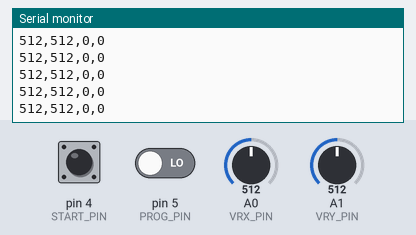
The sketch below on a simulated Arduino Uno, built with avr-gcc and run on an emulated ATmega328P. Parts: the last lines printed to the serial monitor. The inputs (shaded band) are chosen by the test bench; at power-on: A0 (VRX_PIN) = 512, pin 4 (START_PIN) HIGH, pin 5 (PROG_PIN) LOW, A1 (VRY_PIN) = 512.

Above: at 1.2 s.
1.3 s: A0 (VRX_PIN) set to 110
At 1.37 s:
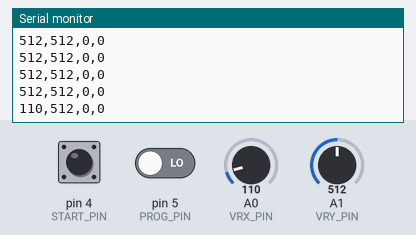
4.3 s: A0 (VRX_PIN) set to 91
At 4.3 s:
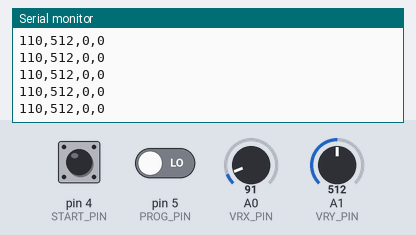
Timing chart, 0 to 7.3 s (numbered marks = the images above; inputs shaded):
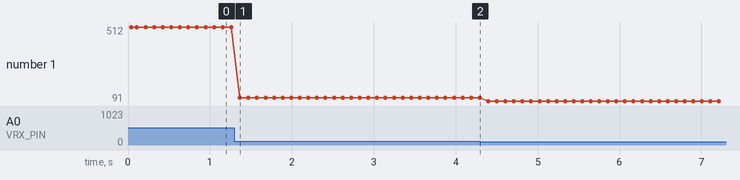

The sketch:

slave.ino
```cpp
#include <SoftwareSerial.h>
#include <ezButton.h>

// Definitions
#define VRX_PIN  A0             // VRX pin
#define VRY_PIN  A1             // VRY pin
#define START_PIN 4             // Button
#define PROG_PIN 5              // Programming mode

// Libraries initialization
SoftwareSerial BTSerial(2, 3);  // RX, TX
ezButton button(START_PIN);     // Initialize pin button

// Variables
int xValue = 0;                 // To store value of the X axis
int yValue = 0;                 // To store value of the Y axis]
int prog = 0;                   // To store the progamming pin value
bool buttonState = false;       // Boolean to track the state of the button
int debounceDelay = 10;         // Debounce time

void setup() {
  // Initialize Programming mode pin
  pinMode(PROG_PIN, INPUT);

  // Initialize Serial communications
  Serial.begin(9600);
  BTSerial.begin(38400);

  // Set debounce time
  button.setDebounceTime(debounceDelay);

  // Arduino is ready for the loop
  Serial.println("Slave ready, sending data to master...");
}

void loop() {
  // Call the loop() function first
  button.loop();
  // Check if button is pressed, if so change the current state
  if (button.isPressed()) {
    buttonState = !buttonState;
  }
  // read analog X and Y analog values
  xValue = analogRead(VRX_PIN);
  yValue = analogRead(VRY_PIN);

  // Read the value of the programming pin
  prog = digitalRead(PROG_PIN);

  // Send data to the receiver
  // Example: 1024,256,1,0
  BTSerial.print(String(xValue) + "," + String(yValue) + "," + String(buttonState) + "," + String(0) + "\n");
  Serial.print(String(xValue) + "," + String(yValue) + "," + String(buttonState) + "," + String(0) + "\n");

  // Wait few milliseconds
  delay(100);
}
```

Measured:
- after the input at 1.3 s, the serial monitor: prints a new line after 0.06 s (image 1)
- plotted number 1: 512 → 110 after the input at 1.3 s, 110 → 91 after the input at 4.3 s
